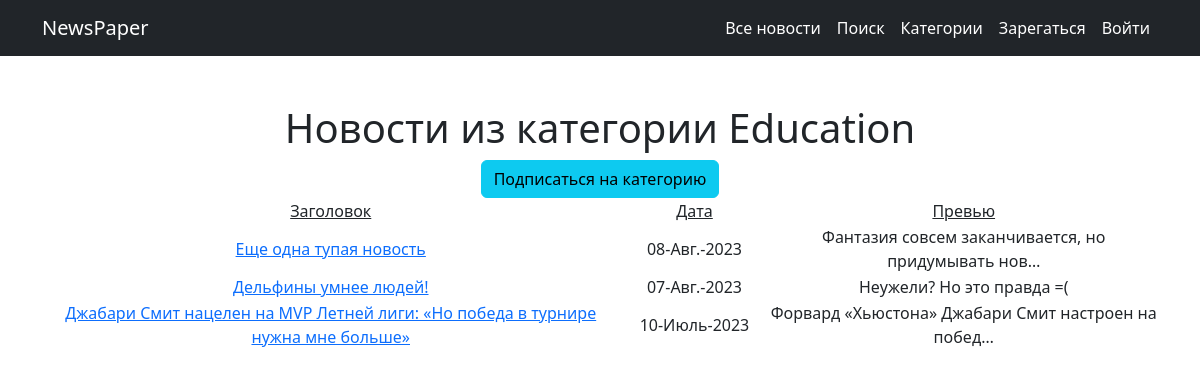
The app's page /categories/2 with its own data.
### news/models.py (models this page shows, shortened)
class Category(models.Model):
    name = models.CharField(max_length=64, unique=True)
    subscribers = models.ManyToManyField(User, blank=True)
    def __str__(self):
        return self.name

class Post(models.Model):
    news = 'NW'
    article = 'AR'
    TYPES = [
        (news, 'Новость'),
        (article, 'Статья'),
    ]
    author = models.ForeignKey(Author, on_delete=models.CASCADE)
    categoryType = models.CharField(max_length=2, choices=TYPES, default=news)
    dateCreation = models.DateTimeField(auto_now_add=True)
    postCategory = models.ManyToManyField(Category, through='PostCategory')
    title = models.CharField(max_length=128)
    text = models.TextField()
    rating = models.SmallIntegerField(default=0)

### news/views.py (the view)
# urls.py: path('categories/<int:pk>', CategoryDetail.as_view(), name='cat_detail'),
class CategoryDetail(ListView):
    model = Post
    template_name = 'det_cat.html'
    context_object_name = 'cat_posts'
    paginate_by = 3
    def get_queryset(self):
        self.id = resolve(self.request.path_info).kwargs['pk']
        c = Category.objects.get(id=self.id)
        queryset = Post.objects.filter(postCategory=c).order_by('-id')
        return queryset
    def get_context_data(self, **kwargs):
        context = super().get_context_data()
        c = Category.objects.get(id=self.id)
        context['category'] = c
        return context

### news/templatetags/custom_filters.py (called while the page is built)
@register.filter(name='censor')
def censor(text):
    forbidden_vocabulary = ['nba', 'нба']
    for i in forbidden_vocabulary:
        text = text.replace(i, '<!запрещенная в РФ организация>')
        text = text.replace(i.upper(), '<!запрещенная в РФ организация>')
    return text

### templates/det_cat.html (shortened to what this page needs)
{% extends 'default.html' %}
{% load custom_filters %}
{% block content %}
<h1>Новости из категории {{ category }}</h1>
{% if user not in category.subscribers.filter %}
<a class="btn btn-info" href="{% url 'subscribe' category.id %}">
    Подписаться на категорию
</a>
{% endif %}
{% if cat_posts|length > 0 %}
<table>
    <tr>
        <td><u>Заголовок</u></td>
        <td width="150"><u>Дата</u></td>
        <td><u>Превью</u></td>
    </tr>
    {% for post in cat_posts %}
    <tr>
        <td>
            <a href="{% url 'news_detail' post.id %}">{{ post.title|censor }}</a>
        </td>
        <td>{{ post.dateCreation|date:'d-N-Y' }}</td>
        <td>{{ post.text|censor|truncatechars:50 }}</td>
    </tr>
    {% endfor %}
</table>
{% else %}
<h2>Новостей нет!</h2>
{% endif %}
{% endblock content %}

### records on screen
Category: name "Education"
Post: title|censor "Еще одна тупая новость", dateCreation "08-Авг.-2023", text|censor "Фантазия совсем заканчивается, но придумывать нов…"
Post: title|censor "Дельфины умнее людей!", dateCreation "07-Авг.-2023", text|censor "Неужели? Но это правда =("
Post: title|censor "Джабари Смит нацелен на MVP Летней лиги: «Но победа в турнире нужна мне больше»", dateCreation "10-Июль-2023", text|censor "Форвард «Хьюстона» Джабари Смит настроен на побед…"
